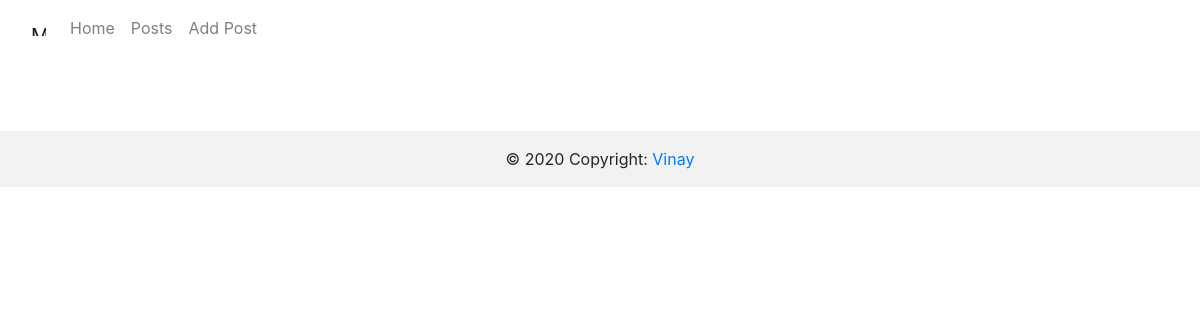
/posts/, run on an earlier commit of the app's database.
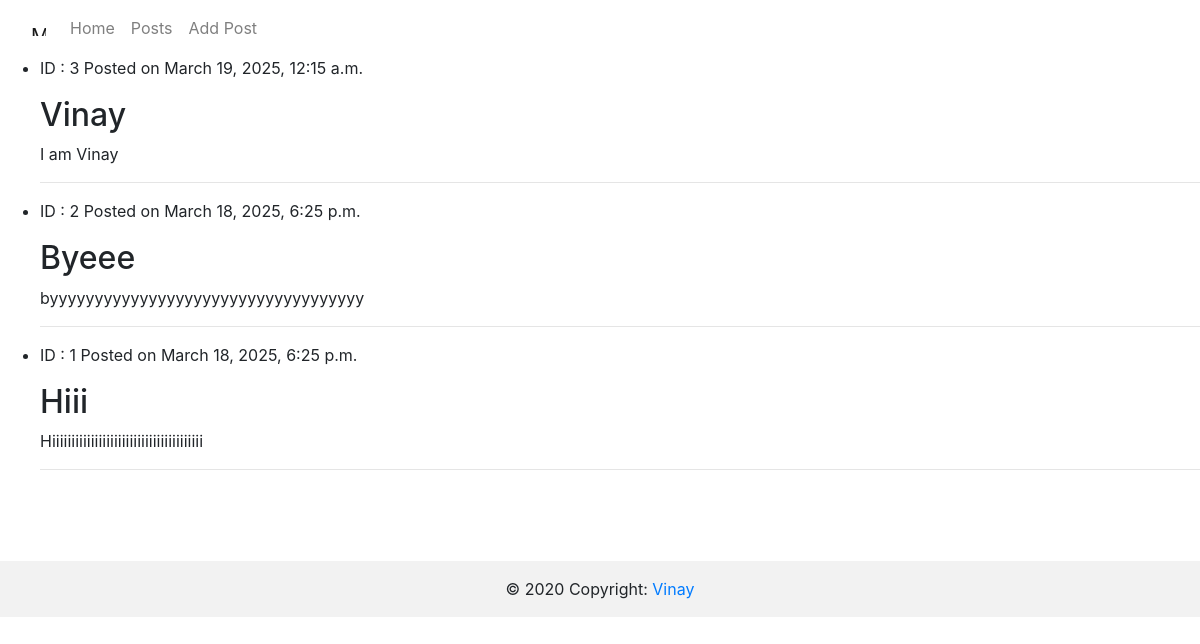
And on a later commit of the database.
### blogger/models.py (models this page shows, shortened)
class Post(models.Model):
    title = models.CharField(max_length=100)
    date = models.DateTimeField()
    text = models.TextField()

### blogger/views.py (the view)
# urls.py: path('posts/', views.getPost, name='getPost'),
def getPost(request):
    if request.method == 'GET':
        posts = Post.objects.all().values()
        return render(request, 'posts.html', {'posts': posts[::-1]})
    else:
        return HttpResponse('Invalid request method')

### blogger/templates/posts.html
{% extends "base.html" %}
{% block content %}
{% for post in posts %}
    <ul>
        <li><p>ID : {{ post.id }} Posted on {{ post.date }}</p>
          <h2>{{ post.title }}</h2>
          <p>{{ post.text }}</p>
        </li>
        <hr>
    </ul>
{% endfor %}
</html>
{% endblock %}

What changed in the data, as far as the page shows it:
added Post: id "3", date "March 19, 2025, 12:15 a.m.", title "Vinay", text "I am Vinay"
added Post: id "2", date "March 18, 2025, 6:25 p.m.", title "Byeee", text "byyyyyyyyyyyyyyyyyyyyyyyyyyyyyyyyyyy"
added Post: id "1", date "March 18, 2025, 6:25 p.m.", title "Hiii", text "Hiiiiiiiiiiiiiiiiiiiiiiiiiiiiiiiiiiiiiii"
